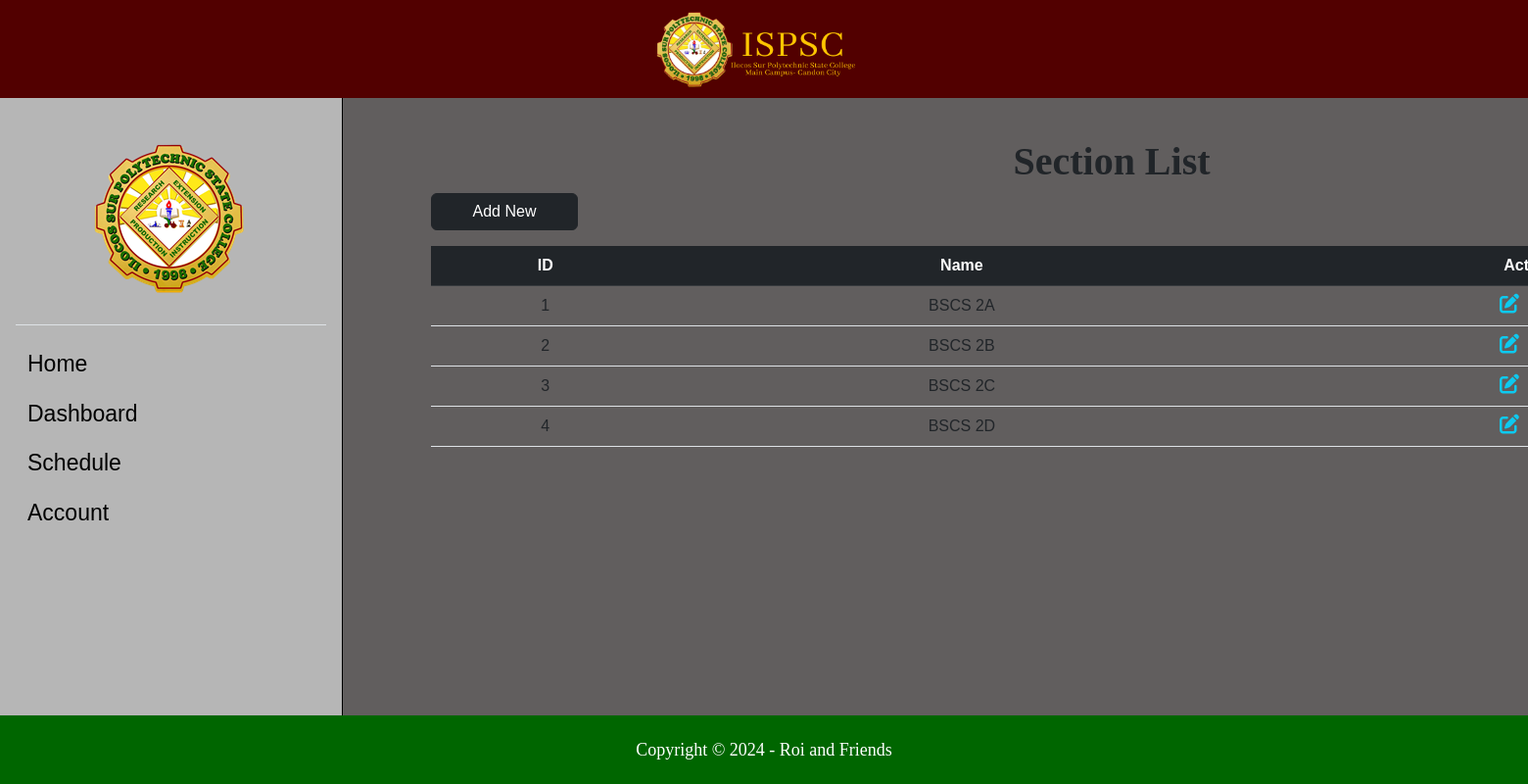
Screenshot of /SMS2/Codes/section.php with the database file from the repository.
### tables this page shows
CREATE TABLE `section` (
  `sec_ID` int(11) NOT NULL,
  `sec_Name` varchar(20) NOT NULL
);

### SMS2/Codes/section.php (the view, shortened to what this page needs)
<?php
include "db_conn.php";
?>
<!DOCTYPE html>
<html lang="en">
<head>
    <link href="https://cdn.jsdelivr.net/npm/bootstrap@5.2.3/dist/css/bootstrap.min.css" rel="stylesheet"
>
    <link rel="stylesheet" href="https://cdnjs.cloudflare.com/ajax/libs/font-awesome/6.4.0/css/all.min.css"
 />
    <link rel="stylesheet" href="style.css">
</head>
<body>
    <div>
        <header>
            <a class="nav-link active" aria-current="page" href="home.php">
                <img src="Pictures/ispsc_logo2.png" alt="">
            </a>
        </header>
        <div class="mid-content">
            <section>
                <div class="sidebar flex-shrink-0 p-3">
                    <div class="logo">
                        <a href="home.php">
                            <img src="Pictures/ispsc_logo.png" alt="">
                        </a>
                    </div>
                    <ul class="list-unstyled ps-0">
                        <li class="border-top my-3"></li>
                        <li class="mb-1">
                            <button
                                class="sidenav btn btn-toggle d-inline-flex align-items-center rounded border-0 collapsed">
                                <a class="ahome" href="home.php">Home</a>
                            </button>
                        </li>
                        <li class="mb-1">
                            <button
                                class="sidenav btn btn-toggle d-inline-flex align-items-center rounded border-0 collapsed"
                                data-bs-toggle="collapse" data-bs-target="#dashboard-collapse" aria-expanded="false">
                                Dashboard
                            </button>
                        </li>
                        <li class="mb-1">
                            <button
                                class="sidenav btn btn-toggle d-inline-flex align-items-center rounded border-0 collapsed"
                                data-bs-toggle="collapse" data-bs-target="#orders-collapse" aria-expanded="false">
                                Schedule
                            </button>
                        </li>
                        <li class="mb-1">
                            <button
                                class="sidenav btn btn-toggle d-inline-flex align-items-center rounded border-0 collapsed"
                                data-bs-toggle="collapse" data-bs-target="#account-collapse" aria-expanded="false">
                                Account
                            </button>
                        </li>
                    </ul>
                </div>
                <div class="list-container">
                    <h2>Section List</h2>
                <a href="add_sec.php" class="btn btn-dark">Add New</a>
                <table class="table table-hover text-center">
                    <thead class="table-dark">
                        <tr>
                            <th scope="col">ID</th>
                            <th scope="col">Name</th>
                            <th scope="col">Action</th>
                        </tr>
                    </thead>
                    <tbody>
                        <?php
                        $sql = "SELECT * FROM `section`";
                        $result = mysqli_query($conn, $sql);
                        while ($row = mysqli_fetch_assoc($result)) {
                        ?>
                        <tr>
                            <td>
                                <?php echo $row["sec_ID"] ?>
                            </td>
                            <td>
                                <?php echo $row["sec_Name"] ?>
                            </td>
                            <td>
                                <a href="edit_sec.php?id=<?php echo $row["sec_ID"] ?>" class="link-info"><i class="fa-solid fa-pen-to-square fs-5 me-3"></i></a>
                            </td>
                        </tr>
                        <?php
                        }
                        ?>
                    </tbody>
                </table>
                </div>
            </section>
        </div>
        <footer>
            <p>Copyright © 2024 - Roi and Friends</p>
        </footer>
    </div>
</body>
</html>

### SMS2/Codes/style.css (style rules this page uses)
* { margin: 0; padding: 0; font-family: Arial, Helvetica, sans-serif; text-decoration: none; box-sizing: border-box; }
body { background-color: aquamarine; background-size: cover; display: flex; }
.btn { display: flex; justify-content: center; }
.mid-content { margin-top: 6.2rem; height: 82.2vh; }
.mid-content section { display: flex; flex-direction: row; }
.sidebar .logo { margin: 2rem 5rem; }
.sidebar { background-color: #b6b6b6; box-shadow: 0 0px 0px rgba(0, 0, 0, 0.288); height: 82.2vh; margin-bottom: 4px; width: 350px; min-width: 100px; border-right: 1px solid black; }
.sidebar button { font-weight: 500; font-size: 23px; color: black; }
.sidebar .sidenav { font-weight: 500; font-size: 23px; color: black; }
.sidebar .sidenav a { font-size: 23px; }
.sidebar a { font-weight: 400; font-size: 18px; text-decoration: none; color: black; }
.mid-content, .main-container { background-color: #615e5e; width: 1920px; }
.mid-content, .list-container { background-color: #615e5e; width: 1920px; }
.list-container { margin-top: -3rem; padding: 90px; }
.list-container h2 { text-align: center; font-size: 40px; font-family:Cambria, Cochin, Georgia, Times, 'Times New Roman', serif; font-weight: 600; }
.list-container a { width: 150px; margin-bottom: 1rem; }
header { background-color: #520000; width: 100%; height: 100px; position: absolute; display: flex; justify-content: center; }
header img { height: 130px; margin-top: -0.5rem; }
footer { display: flex; justify-content: center; align-items: center; width: 100%; height: 70px; background-color: #006600; position: absolute; bottom: 0; left: 0; right: 0; }
footer p { color: #fff; margin: 0; font-family: 'Calibri'; font-size: 18px; }

### rows the page displays
section: sec_ID "1", sec_Name "BSCS 2A"
section: sec_ID "2", sec_Name "BSCS 2B"
section: sec_ID "3", sec_Name "BSCS 2C"
section: sec_ID "4", sec_Name "BSCS 2D"
